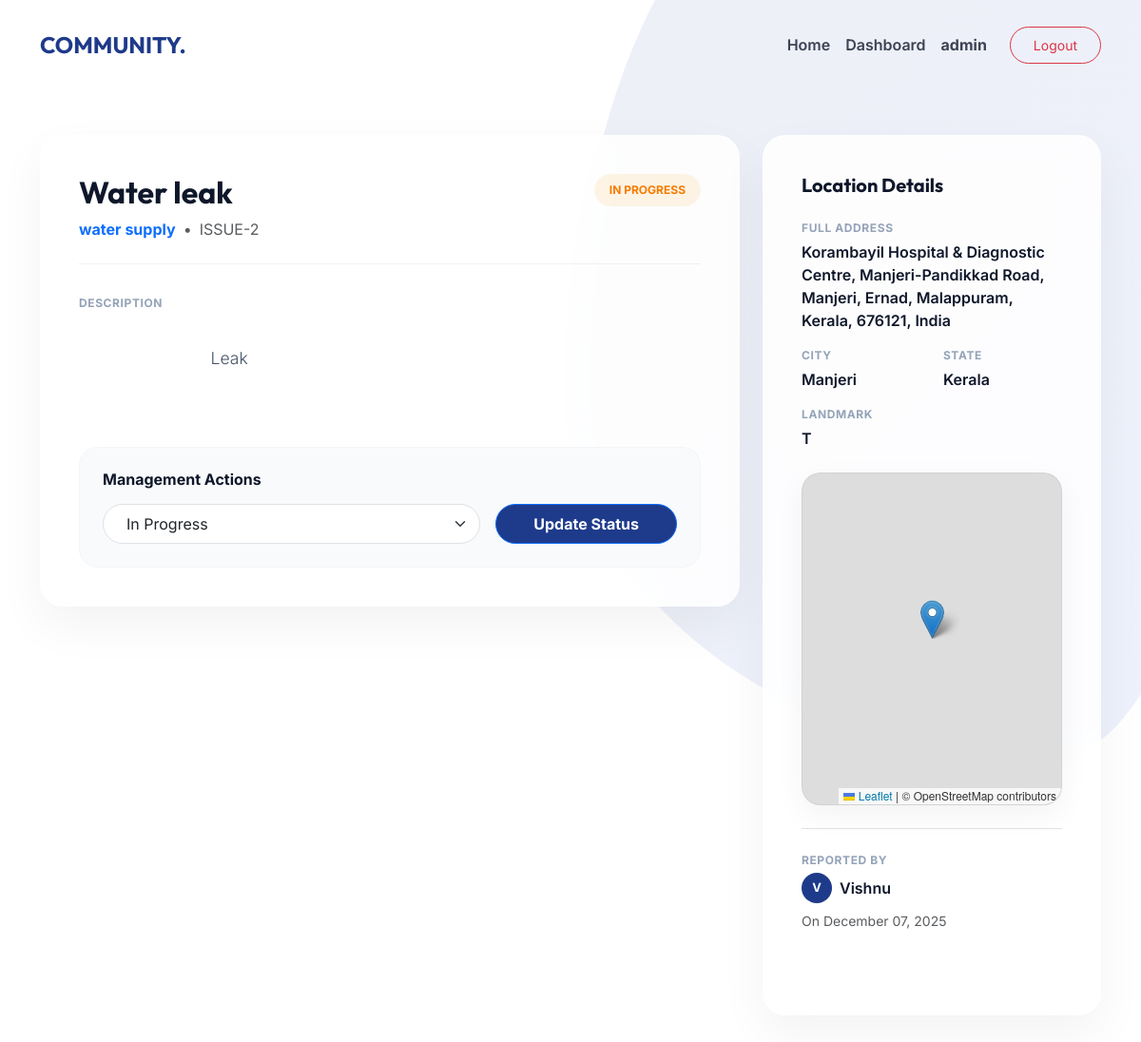
Page /issue/2/ (signed in) on the committed database.
### userapp/models.py (models this page shows, shortened)
class CustomUser(AbstractUser):
    ROLE_CHOICES = (
        ('admin', 'Admin'),
        ('user', 'User'),
    )
    role = models.CharField(
        max_length=10,
        choices=ROLE_CHOICES,
        default='user'
    )

class IssueReport(models.Model):
    CHOICE = [
        ('pwd', 'Road Issue / PWD'),
        ('water', 'Water Authority'),
        ('kseb', 'Electricity / KSEB'),
        ('police', 'Police Station'),
        ('other', 'Other'),
    ]
    user = models.ForeignKey(CustomUser, on_delete=models.CASCADE)
    title = models.CharField(max_length=200)
    category = models.CharField(max_length=100, choices=CHOICE, null=True, blank=True)
    latitude = models.FloatField(null=True, blank=True)
    longitude = models.FloatField(null=True, blank=True)
    address = models.CharField(max_length=255, null=True, blank=True)
    contry = models.CharField(max_length=100,  null=True, blank=True)
    state = models.CharField(max_length=100, null=True, blank=True)
    city = models.CharField(max_length=100, null=True, blank=True)
    landmark = models.CharField(max_length=255, null=True, blank=True)
    status = models.CharField(max_length=50,
                              choices=[('Open', 'Open'), ('In Progress', 'In Progress'), ('Closed', 'Closed')],
                             default='Open')
    description = models.TextField()
    image = models.ImageField(upload_to='issue_images/', blank=True, null=True)
    created_at = models.DateTimeField(auto_now_add=True)

### userapp/permission.py (the view)
    def wrapper(request, *args, **kwargs):
        if not request.user.is_authenticated:
            return redirect("/login/")
        if request.user.role != 'admin':
            return redirect("/")
        return view_func(request, *args, **kwargs)

### userapp/permission.py (called while the page is built)
def login_required(view_func):
    def wrapper(request, *args, **kwargs):
        if not request.user.is_authenticated:
            return redirect("/login/")
        return view_func(request, *args, **kwargs)
    return wrapper

def admin_required(view_func):
    def wrapper(request, *args, **kwargs):
        if not request.user.is_authenticated:
            return redirect("/login/")
        if request.user.role != 'admin':
            return redirect("/")
        return view_func(request, *args, **kwargs)
    return wrapper

### userapp/views.py (called while the page is built)
@login_required
@admin_required
def issue_detail(request, id):
    issue = get_object_or_404(IssueReport, id=id)
    return render(request, "userapp/issue_detail.html", {
        "issue": issue
    })

### userapp/templates/userapp/issue_detail.html (shortened to what this page needs)
{% load static %}
<!DOCTYPE html>
<html lang="en">
<head>
    <link href="https://cdn.jsdelivr.net/npm/bootstrap@5.3.2/dist/css/bootstrap.min.css" rel="stylesheet">
    <link rel="stylesheet" href="https://unpkg.com/leaflet/dist/leaflet.css" />
</head>
<body>
    <div class="bg-curves">
        <div class="bg-shape-1"></div>
    </div>
    <nav class="navbar navbar-expand-lg">
        <div class="container">
            <a class="navbar-brand" href="/">COMMUNITY<span>.</span></a>
            <div class="collapse navbar-collapse" id="navMain">
                <ul class="navbar-nav ms-auto align-items-center">
                    <li class="nav-item"><a class="nav-link" href="/">Home</a></li>
                    {% if user.is_staff or user.is_superuser or user.role == 'admin' %}
                    <li class="nav-item"><a class="nav-link" href="/admin-dashboard/">Dashboard</a></li>
                    {% endif %}
                    <li class="nav-item"><a class="nav-link fw-bold" href="/profile/">{{ request.user.username }}</a>
                    </li>
                    <li class="nav-item ms-lg-3"><a href="/logout/"
                            class="btn btn-sm btn-outline-danger px-4 py-2 rounded-pill">Logout</a></li>
                </ul>
            </div>
        </div>
    </nav>
    <main class="container my-5">
        <div class="row g-4">
            <div class="col-lg-8">
                <div class="premium-card">
                    <div class="issue-header d-flex justify-content-between align-items-start">
                        <div>
                            <h1 class="fw-bold h2 mb-2" style="font-family:var(--font-heading);">{{ issue.title }}</h1>
                            <div class="text-muted d-flex align-items-center gap-2">
                                <span class="fw-bold text-primary">{{ issue.get_category_display }}</span>
                                <span>•</span>
                                <span>ISSUE-{{ issue.id }}</span>
                            </div>
                        </div>
                        <span
                            class="status-badge {% if issue.status == 'Open' %}bg-status-open{% elif issue.status == 'In Progress' %}bg-status-progress{% else %}bg-status-closed{% endif %}">
                            {{ issue.status }}
                        </span>
                    </div>
                    <div class="mb-4">
                        <p class="info-label">Description</p>
                        <p class="lead"
                            style="font-size: 1.1rem; line-height: 1.7; color: #475569; white-space: pre-wrap;">
                            {{ issue.description }}
                        </p>
                    </div>
                    {% if request.user.is_staff or request.user.is_superuser or request.user.role == 'admin' %}
                    <div class="admin-action-box mt-5">
                        <h6 class="fw-bold mb-3">Management Actions</h6>
                    <form method="POST" action="{% url 'userapp:update-issue-status' issue.id %}" class="row g-3">
                        <div class="col-md-8">
                            <select name="status" class="form-select rounded-pill px-4 py-2">
                                <option value="In Progress" {% if issue.status == "In Progress" %}selected{% endif %}>
                                    In Progress
                                </option>
                            </select>
                        </div>
                        <div class="col-md-4">
                            <button class="btn btn-primary w-100 rounded-pill py-2 fw-bold"
                                style="background:var(--primary);">Update Status</button>
                        </div>
                    </form>
                    </div>
                    {% endif %}
                </div>
            </div>
            <div class="col-lg-4">
                <div class="premium-card h-100">
                    <h5 class="fw-bold mb-4" style="font-family:var(--font-heading);">Location Details</h5>
                    <div class="mb-3">
                        <p class="info-label">Full Address</p>
                        <p class="info-value mb-0">{{ issue.address }}</p>
                    </div>
                    <div class="row mb-3">
                        <div class="col-6">
                            <p class="info-label">City</p>
                            <p class="info-value mb-0">{{ issue.city }}</p>
                        </div>
                        <div class="col-6">
                            <p class="info-label">State</p>
                            <p class="info-value mb-0">{{ issue.state }}</p>
                        </div>
                    </div>
                    {% if issue.landmark %}
                    <div class="mb-4">
                        <p class="info-label">Landmark</p>
                        <p class="info-value mb-0">{{ issue.landmark }}</p>
                    </div>
                    {% endif %}
                    {% if issue.latitude and issue.longitude %}
                    <div id="map"></div>
                    {% else %}
                    <div class="text-center py-5 bg-light rounded-4 border">
                        <p class="text-muted small mb-0">Map coordinates not available</p>
                    </div>
                    {% endif %}
                    <div class="mt-4 pt-4 border-top">
                        <p class="info-label">Reported By</p>
                        <div class="d-flex align-items-center gap-2">
                            <div class="rounded-circle text-white d-flex align-items-center justify-content-center fw-bold"
                                style="width:32px; height:32px; background:var(--primary); font-size:0.8rem;">
                                {{ issue.user.username|make_list|first|upper }}
                            </div>
                            <span class="info-value">{{ issue.user.username }}</span>
                        </div>
                        <p class="small text-muted mt-2 mb-0">On {{ issue.created_at|date:"F d, Y" }}</p>
                    </div>
                </div>
            </div>
        </div>
    </main>
</body>
</html>

### userapp/templates/userapp/issue_detail.html (style rules this page uses)
:root { --primary: #1e3a8a; --secondary: #3b82f6; --dark: #0f172a; --light: #f8fafc; --white: #ffffff; --font-main: 'Inter', sans-serif; --font-heading: 'Outfit', sans-serif; }
body { font-family: var(--font-main); color: var(--dark); background-color: var(--white); min-height: 100vh; margin: 0; padding: 0; }
.bg-curves { position: fixed; top: 0; right: 0; width: 100%; height: 100vh; z-index: -1; overflow: hidden; }
.bg-shape-1 { position: absolute; top: -20%; right: -10%; width: 60%; height: 120%; background: linear-gradient(135deg, #1e3a8a, #1d4ed8); border-radius: 40% 60% 30% 70% / 60% 30% 70% 40%; opacity: 0.08; animation: drift 20s infinite alternate ease-in-out; }
.navbar { padding: 1.5rem 0; background: transparent !important; }
.navbar-brand { font-family: var(--font-heading); font-weight: 700; font-size: 1.5rem; color: var(--primary) !important; }
.nav-link { font-weight: 600; color: var(--dark) !important; opacity: 0.8; transition: 0.3s; }
.premium-card { background: rgba(255, 255, 255, 0.85); backdrop-filter: blur(20px); border-radius: 24px; padding: 2.5rem; box-shadow: 0 20px 50px rgba(0, 0, 0, 0.05); border: 1px solid rgba(255, 255, 255, 0.5); margin-bottom: 3rem; }
.issue-header { border-bottom: 1px solid rgba(0, 0, 0, 0.05); padding-bottom: 1.5rem; margin-bottom: 2rem; }
.status-badge { font-size: 0.75rem; font-weight: 700; padding: 8px 16px; border-radius: 100px; text-transform: uppercase; }
.bg-status-progress { background: rgba(255, 152, 0, 0.1); color: #f57c00; }
#map { height: 350px; border-radius: 20px; box-shadow: 0 10px 30px rgba(0, 0, 0, 0.05); border: 1px solid rgba(0, 0, 0, 0.05); }
.info-label { font-size: 0.75rem; font-weight: 700; color: #94a3b8; text-transform: uppercase; letter-spacing: 0.05em; margin-bottom: 0.25rem; }
.info-value { font-weight: 600; color: var(--dark); }
.admin-action-box { background: var(--light); border-radius: 20px; padding: 1.5rem; border: 1px solid rgba(0, 0, 0, 0.02); }

### rows in the picture
CustomUser: user.username "admin"
IssueReport: title "Water leak", category "water supply", id "2", status "IN PROGRESS", description "Leak", status "In Progress", address "Korambayil Hospital & Diagnostic Centre, Manjeri-Pandikkad Road, Manjeri, Ernad, Malappuram, Kerala, 676121, India", city "Manjeri", state "Kerala", landmark "T", user.username|make_list "V", user.username "Vishnu", created_at "December 07, 2025"
